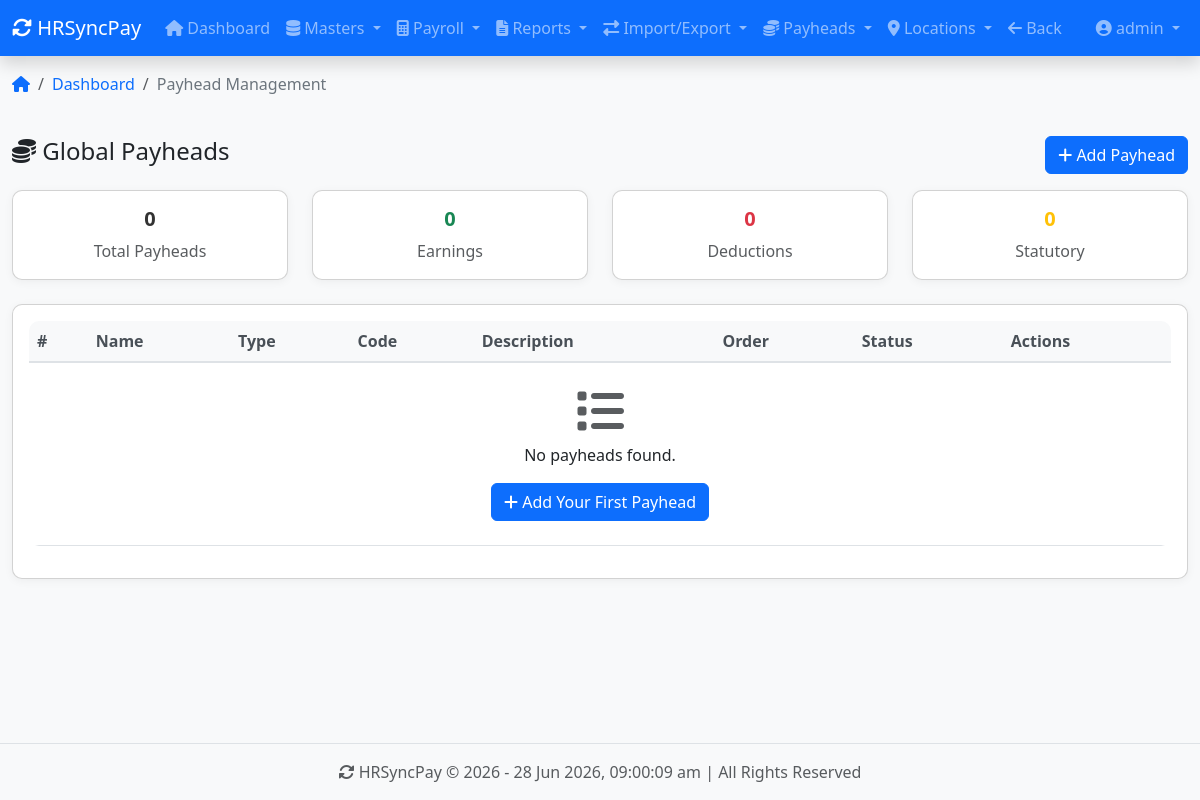
The page /payheads/ (signed in) on the database as committed earlier.
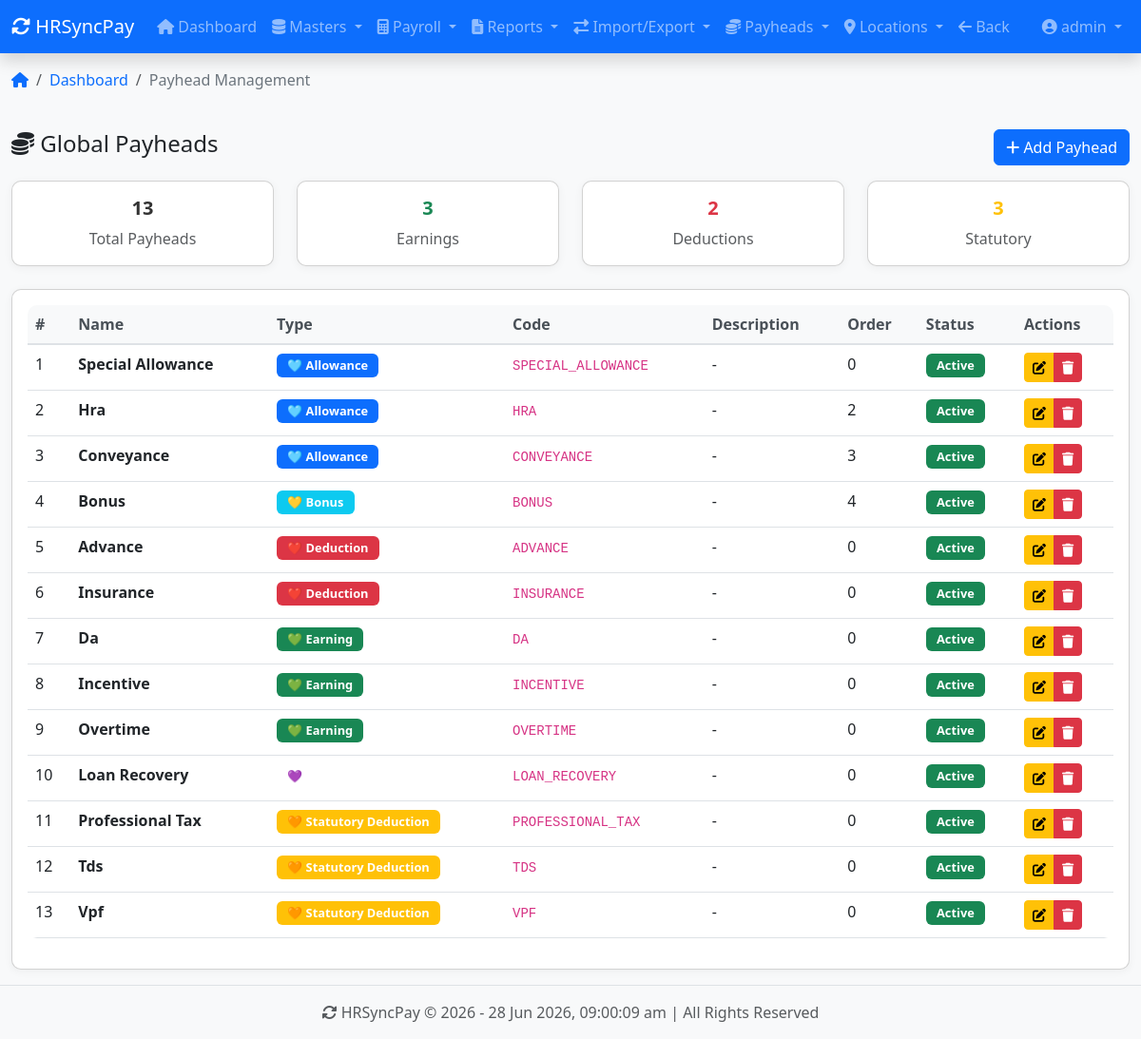
The same page on the database as committed later.
### apps/payheads/models.py (models this page shows, shortened)
class Payhead(models.Model):
    PAYHEAD_TYPES = [
        ('EARNING', '💚 Earning'),
        ('DEDUCTION', '❤️ Deduction'),
        ('STATUTORY_DEDUCTION', '🧡 Statutory Deduction'),
        ('REIMBURSEMENT', '💙 Reimbursement'),
        ('LOAN', '💜 Loan'),
        ('BONUS', '💛 Bonus'),
        ('ALLOWANCE', '🩵 Allowance'),
    ]
    name = models.CharField(max_length=100, unique=True)
    type = models.CharField(max_length=20, choices=PAYHEAD_TYPES, default='EARNING')
    code = models.CharField(max_length=20, blank=True)
    description = models.TextField(blank=True)
    is_active = models.BooleanField(default=True)
    display_order = models.IntegerField(default=0)
    created_at = models.DateTimeField(auto_now_add=True)
    updated_at = models.DateTimeField(auto_now=True)
    class Meta:
        ordering = ['type', 'display_order', 'name']
        verbose_name = 'Payhead'
        verbose_name_plural = 'Payheads'

### apps/core/decorators.py (the view)
    @login_required
    def wrapper(request, *args, **kwargs):
        if request.user.is_superuser or request.user.role in ['ADMIN', 'DATA_ENTRY']:
            return view_func(request, *args, **kwargs)
        messages.error(request,
                       f'You do not have permission to access this page. Your role: {request.user.role}. Required: ADMIN or DATA_ENTRY')
        return redirect('core:dashboard')

### templates/payheads/payhead_list.html (shortened to what the changed rows need)
{% extends 'base.html' %}
{% load static %}
{% block content %}
<div class="row">
    <div class="col-md-12">
        <div class="row mb-4">
            <div class="col-md-3">
                <div class="card text-center"><div class="card-body">
                    <h5 class="card-title">{{ payheads|length }}</h5>
                    <p class="card-text text-muted">Total Payheads</p>
                </div></div>
            </div>
            <div class="col-md-3">
                <div class="card text-center"><div class="card-body">
                    <h5 class="card-title text-success">{{ earnings|length }}</h5>
                    <p class="card-text text-muted">Earnings</p>
                </div></div>
            </div>
            <div class="col-md-3">
                <div class="card text-center"><div class="card-body">
                    <h5 class="card-title text-danger">{{ deductions|length }}</h5>
                    <p class="card-text text-muted">Deductions</p>
                </div></div>
            </div>
            <div class="col-md-3">
                <div class="card text-center"><div class="card-body">
                    <h5 class="card-title text-warning">{{ statutory|length }}</h5>
                    <p class="card-text text-muted">Statutory</p>
                </div></div>
            </div>
        </div>
        <div class="card">
            <div class="card-body">
                <div class="table-responsive">
                    <table class="table table-hover">
                        <thead>
                            <tr>
                                <th>#</th><th>Name</th><th>Type</th>
                                <th>Code</th><th>Description</th>
                                <th>Order</th><th>Status</th><th>Actions</th>
                            </tr>
                        </thead>
                        <tbody>
                            {% for payhead in payheads %}
                            <tr>
                                <td>{{ forloop.counter }}</td>
                                <td><strong>{{ payhead.name }}</strong></td>
                                <td>
                                    <span class="badge
                                        {% if payhead.type == 'EARNING' %}bg-success
                                        {% elif payhead.type == 'DEDUCTION' %}bg-danger
                                        {% elif payhead.type == 'STATUTORY_DEDUCTION' %}bg-warning
                                        {% elif payhead.type == 'LOAN' %}bg-purple
                                        {% elif payhead.type == 'BONUS' %}bg-info
                                        {% elif payhead.type == 'ALLOWANCE' %}bg-primary
                                        {% else %}bg-secondary{% endif %}">
                                        {{ payhead.get_type_display }}
                                    </span>
                                </td>
                                <td><code>{{ payhead.code|default:"-" }}</code></td>
                                <td>{{ payhead.description|truncatechars:30|default:"-" }}</td>
                                <td>{{ payhead.display_order|default:"0" }}</td>
                                <td>
                                    {% if payhead.is_active %}
                                        <span class="badge bg-success">Active</span>
                                    {% else %}
                                        <span class="badge bg-danger">Inactive</span>
                                    {% endif %}
                                </td>
                                <td>
                                    <div class="btn-group">
                                        <a href="{% url 'payheads:payhead_edit' payhead.id %}"
                                           class="btn btn-sm btn-warning" title="Edit">
                                            <i class="fas fa-edit"></i>
                                        </a>
                                        <a href="{% url 'payheads:payhead_delete' payhead.id %}"
                                           class="btn btn-sm btn-danger" title="Delete">
                                            <i class="fas fa-trash"></i>
                                        </a>
                                    </div>
                                </td>
                            </tr>
                            {% empty %}
                            <tr>
                                <td colspan="8" class="text-center py-4">
                                    <i class="fas fa-list fa-3x text-muted"></i>
                                    <p class="mt-2">No payheads found.</p>
                                    <a href="{% url 'payheads:payhead_create' %}" class="btn btn-primary">
                                        <i class="fas fa-plus"></i> Add Your First Payhead
                                    </a>
                                </td>
                            </tr>
                            {% endfor %}
                        </tbody>
                    </table>
                </div>
            </div>
        </div>
    </div>
</div>
{% endblock %}

Rows that differ between the two databases and show on the page:
added Payhead: name "Special Allowance", type "🩵 Allowance", code "SPECIAL_ALLOWANCE", description "-", display_order "0", is_active "Active"
added Payhead: name "Hra", type "🩵 Allowance", code "HRA", description "-", display_order "2", is_active "Active"
added Payhead: name "Conveyance", type "🩵 Allowance", code "CONVEYANCE", description "-", display_order "3", is_active "Active"
added Payhead: name "Bonus", type "💛 Bonus", code "BONUS", description "-", display_order "4", is_active "Active"
added Payhead: name "Advance", type "❤️ Deduction", code "ADVANCE", description "-", display_order "0", is_active "Active"
added Payhead: name "Insurance", type "❤️ Deduction", code "INSURANCE", description "-", display_order "0", is_active "Active"
added Payhead: name "Da", type "💚 Earning", code "DA", description "-", display_order "0", is_active "Active"
added Payhead: name "Incentive", type "💚 Earning", code "INCENTIVE", description "-", display_order "0", is_active "Active"
added Payhead: name "Overtime", type "💚 Earning", code "OVERTIME", description "-", display_order "0", is_active "Active"
added Payhead: name "Loan Recovery", type "💜 Loan", code "LOAN_RECOVERY", description "-", display_order "0", is_active "Active"
added Payhead: name "Professional Tax", type "🧡 Statutory Deduction", code "PROFESSIONAL_TAX", description "-", display_order "0", is_active "Active"
added Payhead: name "Tds", type "🧡 Statutory Deduction", code "TDS", description "-", display_order "0", is_active "Active"
added Payhead: name "Vpf", type "🧡 Statutory Deduction", code "VPF", description "-", display_order "0", is_active "Active"
Other text that changed with them:
{{ payheads|length }}: "0" → "13"
{{ earnings|length }}: "0" → "3"
{{ deductions|length }}: "0" → "2"
{{ statutory|length }}: "0" → "3"
text no longer shown: "No payheads found. Add Your First Payhead"
